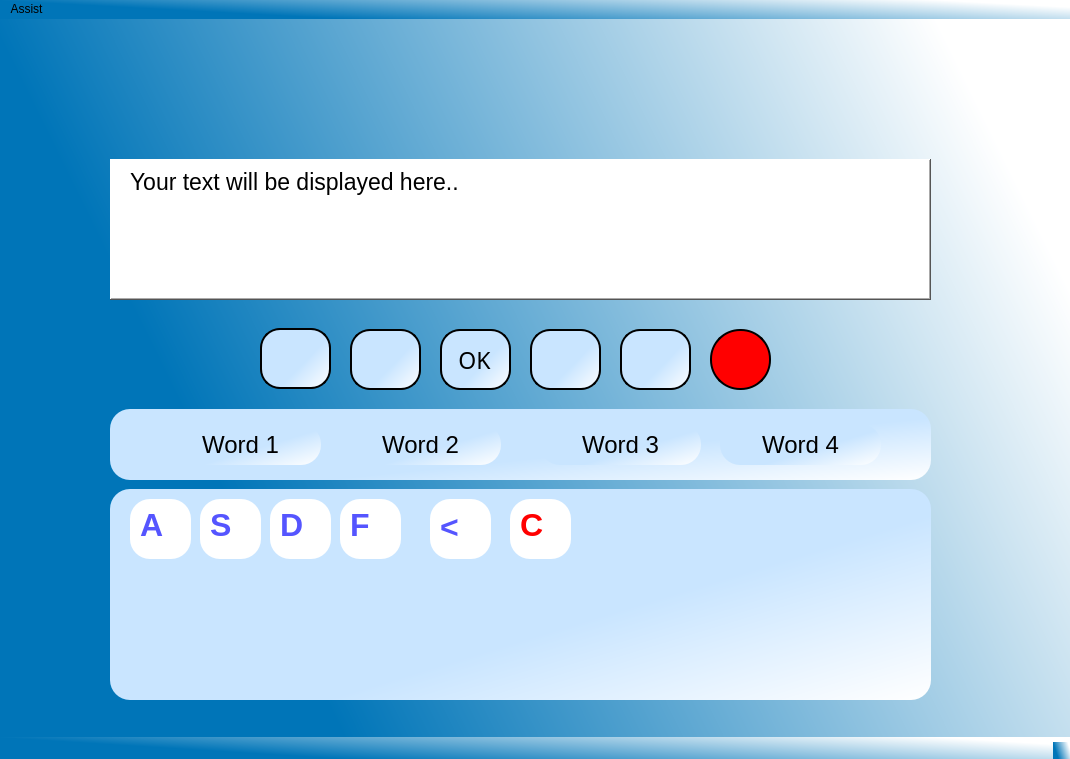
<?xml version="1.0" encoding="UTF-8"?>
<ui version="4.0">
 <class>MainWindow</class>
 <widget class="QMainWindow" name="MainWindow">
  <property name="geometry">
   <rect>
    <x>0</x>
    <y>0</y>
    <width>1070</width>
    <height>759</height>
   </rect>
  </property>
  <property name="windowTitle">
   <string>MainWindow</string>
  </property>
  <property name="styleSheet">
   <string notr="true">
background-color: qlineargradient(spread:pad, x1:0, y1:0.329545, x2:1, y2:0, stop:0.0894737 rgba(0, 117, 184, 255), stop:0.884211 rgba(255, 255, 255, 255));</string>
  </property>
  <widget class="QWidget" name="centralwidget">
   <widget class="QFrame" name="keyboard">
    <property name="geometry">
     <rect>
      <x>110</x>
      <y>470</y>
      <width>821</width>
      <height>211</height>
     </rect>
    </property>
    <property name="styleSheet">
     <string notr="true">
background-color: qlineargradient(spread:pad, x1:0.568, y1:0.636727, x2:1, y2:1, stop:0 rgba(201, 229, 255, 255), stop:1 rgba(255, 255, 255, 255));

border-radius: 20px;</string>
    </property>
    <property name="frameShape">
     <enum>QFrame::WinPanel</enum>
    </property>
    <property name="frameShadow">
     <enum>QFrame::Raised</enum>
    </property>
    <widget class="QFrame" name="a_button">
     <property name="geometry">
      <rect>
       <x>20</x>
       <y>10</y>
       <width>61</width>
       <height>60</height>
      </rect>
     </property>
     <property name="styleSheet">
      <string notr="true">background-color: rgb(255, 255, 255);</string>
     </property>
     <property name="frameShape">
      <enum>QFrame::WinPanel</enum>
     </property>
     <property name="frameShadow">
      <enum>QFrame::Raised</enum>
     </property>
     <property name="lineWidth">
      <number>7</number>
     </property>
     <widget class="QLabel" name="letter_a">
      <property name="geometry">
       <rect>
        <x>10</x>
        <y>10</y>
        <width>31</width>
        <height>31</height>
       </rect>
      </property>
      <property name="font">
       <font>
        <pointsize>24</pointsize>
        <weight>75</weight>
        <bold>true</bold>
       </font>
      </property>
      <property name="styleSheet">
       <string notr="true">color: rgb(85, 85, 255);</string>
      </property>
      <property name="frameShadow">
       <enum>QFrame::Plain</enum>
      </property>
      <property name="text">
       <string>A</string>
      </property>
     </widget>
    </widget>
    <widget class="QFrame" name="s_button">
     <property name="geometry">
      <rect>
       <x>90</x>
       <y>10</y>
       <width>61</width>
       <height>60</height>
      </rect>
     </property>
     <property name="styleSheet">
      <string notr="true">background-color: rgb(255, 255, 255);</string>
     </property>
     <property name="frameShape">
      <enum>QFrame::WinPanel</enum>
     </property>
     <property name="frameShadow">
      <enum>QFrame::Raised</enum>
     </property>
     <property name="lineWidth">
      <number>7</number>
     </property>
     <widget class="QLabel" name="letter_s">
      <property name="geometry">
       <rect>
        <x>10</x>
        <y>10</y>
        <width>31</width>
        <height>31</height>
       </rect>
      </property>
      <property name="font">
       <font>
        <pointsize>24</pointsize>
        <weight>75</weight>
        <bold>true</bold>
       </font>
      </property>
      <property name="styleSheet">
       <string notr="true">color: rgb(85, 85, 255);</string>
      </property>
      <property name="frameShadow">
       <enum>QFrame::Plain</enum>
      </property>
      <property name="text">
       <string>S</string>
      </property>
     </widget>
    </widget>
    <widget class="QFrame" name="d_button">
     <property name="geometry">
      <rect>
       <x>160</x>
       <y>10</y>
       <width>61</width>
       <height>60</height>
      </rect>
     </property>
     <property name="styleSheet">
      <string notr="true">background-color: rgb(255, 255, 255);</string>
     </property>
     <property name="frameShape">
      <enum>QFrame::WinPanel</enum>
     </property>
     <property name="frameShadow">
      <enum>QFrame::Raised</enum>
     </property>
     <property name="lineWidth">
      <number>7</number>
     </property>
     <widget class="QLabel" name="letter_d">
      <property name="geometry">
       <rect>
        <x>10</x>
        <y>10</y>
        <width>31</width>
        <height>31</height>
       </rect>
      </property>
      <property name="font">
       <font>
        <pointsize>24</pointsize>
        <weight>75</weight>
        <bold>true</bold>
       </font>
      </property>
      <property name="styleSheet">
       <string notr="true">color: rgb(85, 85, 255);</string>
      </property>
      <property name="frameShadow">
       <enum>QFrame::Plain</enum>
      </property>
      <property name="text">
       <string>D</string>
      </property>
     </widget>
    </widget>
    <widget class="QFrame" name="f_button">
     <property name="geometry">
      <rect>
       <x>230</x>
       <y>10</y>
       <width>61</width>
       <height>60</height>
      </rect>
     </property>
     <property name="styleSheet">
      <string notr="true">background-color: rgb(255, 255, 255);</string>
     </property>
     <property name="frameShape">
      <enum>QFrame::WinPanel</enum>
     </property>
     <property name="frameShadow">
      <enum>QFrame::Raised</enum>
     </property>
     <property name="lineWidth">
      <number>7</number>
     </property>
     <widget class="QLabel" name="letter_f">
      <property name="geometry">
       <rect>
        <x>10</x>
        <y>10</y>
        <width>31</width>
        <height>31</height>
       </rect>
      </property>
      <property name="font">
       <font>
        <pointsize>24</pointsize>
        <weight>75</weight>
        <bold>true</bold>
       </font>
      </property>
      <property name="styleSheet">
       <string notr="true">color: rgb(85, 85, 255);</string>
      </property>
      <property name="frameShadow">
       <enum>QFrame::Plain</enum>
      </property>
      <property name="text">
       <string>F</string>
      </property>
     </widget>
    </widget>
    <widget class="QFrame" name="back_button">
     <property name="geometry">
      <rect>
       <x>320</x>
       <y>10</y>
       <width>61</width>
       <height>60</height>
      </rect>
     </property>
     <property name="styleSheet">
      <string notr="true">background-color: rgb(255, 255, 255);</string>
     </property>
     <property name="frameShape">
      <enum>QFrame::WinPanel</enum>
     </property>
     <property name="frameShadow">
      <enum>QFrame::Raised</enum>
     </property>
     <property name="lineWidth">
      <number>7</number>
     </property>
     <widget class="QLabel" name="backspace">
      <property name="geometry">
       <rect>
        <x>10</x>
        <y>10</y>
        <width>31</width>
        <height>31</height>
       </rect>
      </property>
      <property name="font">
       <font>
        <pointsize>24</pointsize>
        <weight>75</weight>
        <bold>true</bold>
       </font>
      </property>
      <property name="styleSheet">
       <string notr="true">color: rgb(85, 85, 255);</string>
      </property>
      <property name="frameShadow">
       <enum>QFrame::Plain</enum>
      </property>
      <property name="text">
       <string>&lt;</string>
      </property>
     </widget>
    </widget>
    <widget class="QFrame" name="clear_button">
     <property name="geometry">
      <rect>
       <x>400</x>
       <y>10</y>
       <width>61</width>
       <height>60</height>
      </rect>
     </property>
     <property name="styleSheet">
      <string notr="true">background-color: rgb(255, 255, 255);</string>
     </property>
     <property name="frameShape">
      <enum>QFrame::WinPanel</enum>
     </property>
     <property name="frameShadow">
      <enum>QFrame::Raised</enum>
     </property>
     <property name="lineWidth">
      <number>7</number>
     </property>
     <widget class="QLabel" name="clear_Button">
      <property name="geometry">
       <rect>
        <x>10</x>
        <y>10</y>
        <width>31</width>
        <height>31</height>
       </rect>
      </property>
      <property name="font">
       <font>
        <pointsize>24</pointsize>
        <weight>75</weight>
        <bold>true</bold>
       </font>
      </property>
      <property name="styleSheet">
       <string notr="true">color: rgb(255, 0, 0);</string>
      </property>
      <property name="frameShadow">
       <enum>QFrame::Plain</enum>
      </property>
      <property name="text">
       <string>C</string>
      </property>
     </widget>
    </widget>
   </widget>
   <widget class="QFrame" name="word_palette">
    <property name="geometry">
     <rect>
      <x>110</x>
      <y>390</y>
      <width>821</width>
      <height>71</height>
     </rect>
    </property>
    <property name="styleSheet">
     <string notr="true">background-color: qlineargradient(spread:pad, x1:0.568, y1:0.636727, x2:1, y2:1, stop:0 rgba(201, 229, 255, 255), stop:1 rgba(255, 255, 255, 255));
border-bottom-color: rgb(255, 255, 255);
border-radius: 20px;</string>
    </property>
    <property name="frameShape">
     <enum>QFrame::WinPanel</enum>
    </property>
    <property name="frameShadow">
     <enum>QFrame::Raised</enum>
    </property>
    <widget class="QLabel" name="word1">
     <property name="enabled">
      <bool>true</bool>
     </property>
     <property name="geometry">
      <rect>
       <x>50</x>
       <y>15</y>
       <width>161</width>
       <height>41</height>
      </rect>
     </property>
     <property name="font">
      <font>
       <pointsize>18</pointsize>
       <weight>50</weight>
       <bold>false</bold>
      </font>
     </property>
     <property name="frameShadow">
      <enum>QFrame::Raised</enum>
     </property>
     <property name="text">
      <string>Word 1</string>
     </property>
     <property name="alignment">
      <set>Qt::AlignCenter</set>
     </property>
    </widget>
    <widget class="QLabel" name="word2">
     <property name="enabled">
      <bool>true</bool>
     </property>
     <property name="geometry">
      <rect>
       <x>230</x>
       <y>15</y>
       <width>161</width>
       <height>41</height>
      </rect>
     </property>
     <property name="font">
      <font>
       <pointsize>18</pointsize>
       <weight>50</weight>
       <bold>false</bold>
      </font>
     </property>
     <property name="frameShadow">
      <enum>QFrame::Raised</enum>
     </property>
     <property name="text">
      <string>Word 2</string>
     </property>
     <property name="alignment">
      <set>Qt::AlignCenter</set>
     </property>
    </widget>
    <widget class="QLabel" name="word3">
     <property name="enabled">
      <bool>true</bool>
     </property>
     <property name="geometry">
      <rect>
       <x>430</x>
       <y>15</y>
       <width>161</width>
       <height>41</height>
      </rect>
     </property>
     <property name="font">
      <font>
       <pointsize>18</pointsize>
       <weight>50</weight>
       <bold>false</bold>
      </font>
     </property>
     <property name="frameShadow">
      <enum>QFrame::Raised</enum>
     </property>
     <property name="text">
      <string>Word 3</string>
     </property>
     <property name="alignment">
      <set>Qt::AlignCenter</set>
     </property>
    </widget>
    <widget class="QLabel" name="word4">
     <property name="enabled">
      <bool>true</bool>
     </property>
     <property name="geometry">
      <rect>
       <x>610</x>
       <y>15</y>
       <width>161</width>
       <height>41</height>
      </rect>
     </property>
     <property name="font">
      <font>
       <pointsize>18</pointsize>
       <weight>50</weight>
       <bold>false</bold>
      </font>
     </property>
     <property name="frameShadow">
      <enum>QFrame::Raised</enum>
     </property>
     <property name="text">
      <string>Word 4</string>
     </property>
     <property name="alignment">
      <set>Qt::AlignCenter</set>
     </property>
    </widget>
   </widget>
   <widget class="QFrame" name="Text_Display">
    <property name="geometry">
     <rect>
      <x>110</x>
      <y>140</y>
      <width>821</width>
      <height>141</height>
     </rect>
    </property>
    <property name="styleSheet">
     <string notr="true">background-color: rgb(255, 255, 255);</string>
    </property>
    <property name="frameShape">
     <enum>QFrame::WinPanel</enum>
    </property>
    <property name="frameShadow">
     <enum>QFrame::Raised</enum>
    </property>
    <widget class="QLabel" name="Text_area">
     <property name="geometry">
      <rect>
       <x>20</x>
       <y>10</y>
       <width>781</width>
       <height>111</height>
      </rect>
     </property>
     <property name="font">
      <font>
       <pointsize>17</pointsize>
      </font>
     </property>
     <property name="text">
      <string>Your text will be displayed here..</string>
     </property>
     <property name="alignment">
      <set>Qt::AlignLeading|Qt::AlignLeft|Qt::AlignTop</set>
     </property>
    </widget>
   </widget>
   <widget class="QFrame" name="up_button">
    <property name="geometry">
     <rect>
      <x>260</x>
      <y>309</y>
      <width>71</width>
      <height>61</height>
     </rect>
    </property>
    <property name="styleSheet">
     <string notr="true">background-color: qlineargradient(spread:pad, x1:0.568, y1:0.636727, x2:1, y2:1, stop:0 rgba(201, 229, 255, 255), stop:1 rgba(255, 255, 255, 255));
border: 2px solid black;
border-radius: 20px;
</string>
    </property>
    <property name="frameShape">
     <enum>QFrame::NoFrame</enum>
    </property>
    <property name="frameShadow">
     <enum>QFrame::Plain</enum>
    </property>
    <widget class="QLabel" name="up_icon">
     <property name="geometry">
      <rect>
       <x>10</x>
       <y>10</y>
       <width>51</width>
       <height>41</height>
      </rect>
     </property>
     <property name="styleSheet">
      <string notr="true">background-color: transparent;
border: opx;
border-radius: 0px;
</string>
     </property>
     <property name="text">
      <string/>
     </property>
     <property name="pixmap">
      <pixmap>../images/up.png</pixmap>
     </property>
     <property name="scaledContents">
      <bool>true</bool>
     </property>
    </widget>
   </widget>
   <widget class="QFrame" name="left_button">
    <property name="geometry">
     <rect>
      <x>350</x>
      <y>310</y>
      <width>71</width>
      <height>61</height>
     </rect>
    </property>
    <property name="styleSheet">
     <string notr="true">background-color: qlineargradient(spread:pad, x1:0.568, y1:0.636727, x2:1, y2:1, stop:0 rgba(201, 229, 255, 255), stop:1 rgba(255, 255, 255, 255));
border: 2px solid black;
border-radius: 20px;
</string>
    </property>
    <property name="frameShape">
     <enum>QFrame::NoFrame</enum>
    </property>
    <property name="frameShadow">
     <enum>QFrame::Plain</enum>
    </property>
    <widget class="QLabel" name="left_icon">
     <property name="geometry">
      <rect>
       <x>10</x>
       <y>10</y>
       <width>51</width>
       <height>41</height>
      </rect>
     </property>
     <property name="styleSheet">
      <string notr="true">background-color: transparent;
border: opx;
border-radius: 0px;
</string>
     </property>
     <property name="text">
      <string/>
     </property>
     <property name="pixmap">
      <pixmap>../images/left.png</pixmap>
     </property>
     <property name="scaledContents">
      <bool>true</bool>
     </property>
    </widget>
   </widget>
   <widget class="QFrame" name="ok_button">
    <property name="geometry">
     <rect>
      <x>440</x>
      <y>310</y>
      <width>71</width>
      <height>61</height>
     </rect>
    </property>
    <property name="styleSheet">
     <string notr="true">background-color: qlineargradient(spread:pad, x1:0.568, y1:0.636727, x2:1, y2:1, stop:0 rgba(201, 229, 255, 255), stop:1 rgba(255, 255, 255, 255));
border: 2px solid black;
border-radius: 20px;
</string>
    </property>
    <property name="frameShape">
     <enum>QFrame::NoFrame</enum>
    </property>
    <property name="frameShadow">
     <enum>QFrame::Plain</enum>
    </property>
    <widget class="QLabel" name="ok_icon">
     <property name="geometry">
      <rect>
       <x>4</x>
       <y>5</y>
       <width>61</width>
       <height>51</height>
      </rect>
     </property>
     <property name="font">
      <font>
       <family>Showcard Gothic</family>
       <pointsize>17</pointsize>
      </font>
     </property>
     <property name="styleSheet">
      <string notr="true">background-color: transparent;
border: opx;
border-radius: 0px;
</string>
     </property>
     <property name="text">
      <string>OK</string>
     </property>
     <property name="alignment">
      <set>Qt::AlignCenter</set>
     </property>
    </widget>
   </widget>
   <widget class="QFrame" name="right_button">
    <property name="geometry">
     <rect>
      <x>530</x>
      <y>310</y>
      <width>71</width>
      <height>61</height>
     </rect>
    </property>
    <property name="styleSheet">
     <string notr="true">background-color: qlineargradient(spread:pad, x1:0.568, y1:0.636727, x2:1, y2:1, stop:0 rgba(201, 229, 255, 255), stop:1 rgba(255, 255, 255, 255));
border: 2px solid black;
border-radius: 20px;
</string>
    </property>
    <property name="frameShape">
     <enum>QFrame::NoFrame</enum>
    </property>
    <property name="frameShadow">
     <enum>QFrame::Plain</enum>
    </property>
    <widget class="QLabel" name="right_icon">
     <property name="geometry">
      <rect>
       <x>10</x>
       <y>10</y>
       <width>51</width>
       <height>41</height>
      </rect>
     </property>
     <property name="styleSheet">
      <string notr="true">background-color: transparent;
border: opx;
border-radius: 0px;
</string>
     </property>
     <property name="text">
      <string/>
     </property>
     <property name="pixmap">
      <pixmap>../images/right.png</pixmap>
     </property>
     <property name="scaledContents">
      <bool>true</bool>
     </property>
    </widget>
   </widget>
   <widget class="QFrame" name="down_button">
    <property name="geometry">
     <rect>
      <x>620</x>
      <y>310</y>
      <width>71</width>
      <height>61</height>
     </rect>
    </property>
    <property name="styleSheet">
     <string notr="true">background-color: qlineargradient(spread:pad, x1:0.568, y1:0.636727, x2:1, y2:1, stop:0 rgba(201, 229, 255, 255), stop:1 rgba(255, 255, 255, 255));
border: 2px solid black;
border-radius: 20px;
</string>
    </property>
    <property name="frameShape">
     <enum>QFrame::NoFrame</enum>
    </property>
    <property name="frameShadow">
     <enum>QFrame::Plain</enum>
    </property>
    <widget class="QLabel" name="down_icon">
     <property name="geometry">
      <rect>
       <x>10</x>
       <y>10</y>
       <width>51</width>
       <height>41</height>
      </rect>
     </property>
     <property name="styleSheet">
      <string notr="true">background-color: transparent;
border: opx;
border-radius: 0px;
</string>
     </property>
     <property name="text">
      <string/>
     </property>
     <property name="pixmap">
      <pixmap>../images/down.png</pixmap>
     </property>
     <property name="scaledContents">
      <bool>true</bool>
     </property>
    </widget>
   </widget>
   <widget class="QFrame" name="voice_button">
    <property name="geometry">
     <rect>
      <x>710</x>
      <y>310</y>
      <width>61</width>
      <height>61</height>
     </rect>
    </property>
    <property name="styleSheet">
     <string notr="true">background-color: rgb(255, 0, 0);
border: 2px solid black;
border-radius: 30px;
</string>
    </property>
    <property name="frameShape">
     <enum>QFrame::NoFrame</enum>
    </property>
    <property name="frameShadow">
     <enum>QFrame::Plain</enum>
    </property>
    <widget class="QLabel" name="voice_icon">
     <property name="geometry">
      <rect>
       <x>-30</x>
       <y>-26</y>
       <width>121</width>
       <height>111</height>
      </rect>
     </property>
     <property name="styleSheet">
      <string notr="true">background-color: transparent;
border: opx;
border-radius: 0px;
</string>
     </property>
     <property name="text">
      <string/>
     </property>
     <property name="pixmap">
      <pixmap>../images/voice_icon.png</pixmap>
     </property>
     <property name="scaledContents">
      <bool>true</bool>
     </property>
    </widget>
   </widget>
   <widget class="QLabel" name="logo_label">
    <property name="geometry">
     <rect>
      <x>20</x>
      <y>-60</y>
      <width>261</width>
      <height>231</height>
     </rect>
    </property>
    <property name="styleSheet">
     <string notr="true">background-color: transparent;</string>
    </property>
    <property name="text">
     <string/>
    </property>
    <property name="pixmap">
     <pixmap>../images/logo.png</pixmap>
    </property>
    <property name="scaledContents">
     <bool>true</bool>
    </property>
   </widget>
  </widget>
  <widget class="QMenuBar" name="menubar">
   <property name="geometry">
    <rect>
     <x>0</x>
     <y>0</y>
     <width>1070</width>
     <height>26</height>
    </rect>
   </property>
   <widget class="QMenu" name="hlo">
    <property name="title">
     <string>Assist</string>
    </property>
   </widget>
   <addaction name="hlo"/>
  </widget>
  <widget class="QStatusBar" name="statusbar"/>
 </widget>
 <resources/>
 <connections/>
</ui>
